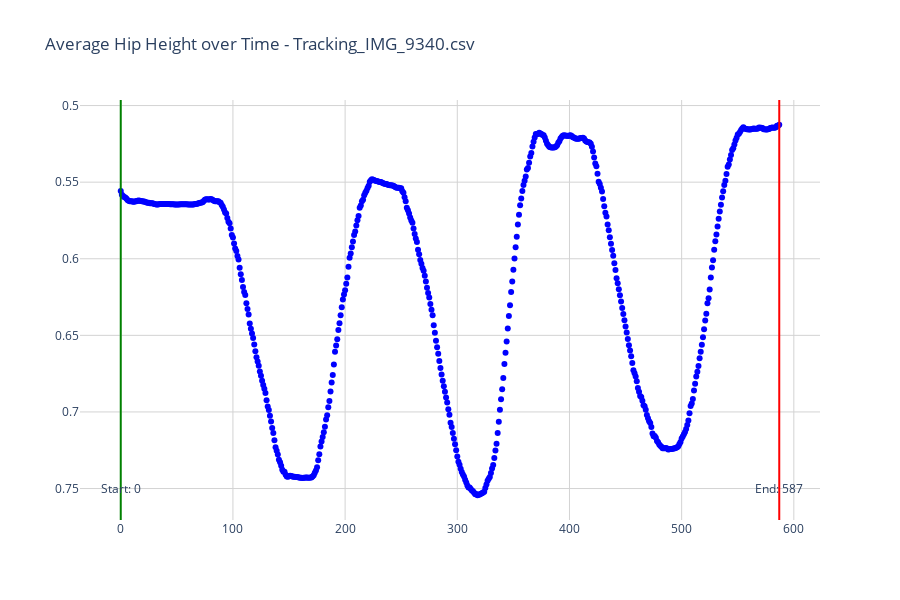
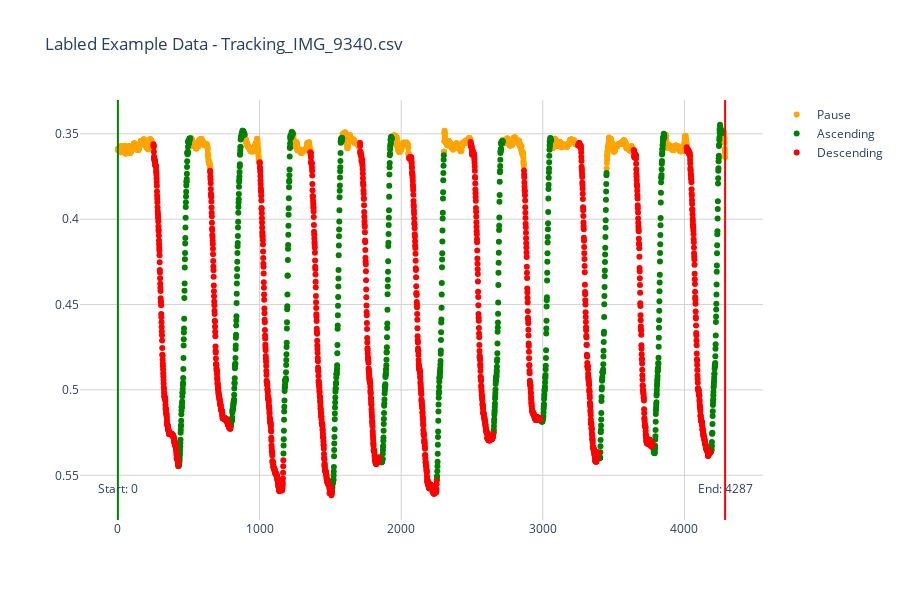

Notebook source saved alongside these figures, in order:
### Code cell
# Interactive Plot with lables

# uncomment to use a different video than the one used above
video_path = tracking_data_path

# Usage
csv_file_path = tracking_data_path
ignore_start = 0  # Number of frames to ignore at the start
ignore_end = 0  # Number of frames to ignore at the end

def plot_movement_data(csv_file_path, ignore_start=0, ignore_end=0, title="Average Hip Height over Time"):
    # Read the data from the CSV file
    data = pd.read_csv(csv_file_path, delimiter=",")

    # Ignore specified amount of frames at the beginning and/or end
    data = data[ignore_start : -ignore_end or None]

    # Calculate the average hip height
    data["Average_Hip_Height"] = (data["Left hip_y"] + data["Right hip_y"]) / 2

    # Create a scatter plot
    fig = go.Figure()

    # Check if 'Label' column exists and plot accordingly
    if 'Label' in data.columns and data['Label'].notna().any():
        # Define custom color mapping for movement types
        custom_color_mapping = {
            "Pause": "orange",
            "Ascending": "green",
            "Descending": "red",
            "Transition": "yellow",
            "Unknown": "grey",
        }

        for label, color in custom_color_mapping.items():
            mask = data["Label"] == label
            fig.add_trace(
                go.Scatter(
                    x=data.loc[mask, "Timestamp"],
                    y=data.loc[mask, "Average_Hip_Height"],
                    mode="markers",
                    name=label,
                    marker_color=color,
                    hovertemplate="x: %{x}",
                )
            )
    else:
        # Plot the average hip height over time in blue if no 'Label' column
        fig.add_trace(
            go.Scatter(
                x=data["Timestamp"],
                y=data["Average_Hip_Height"],
                mode="markers",
                name="Average Hip Height",
                marker_color="blue",
                hovertemplate="x: %{x}",
            )
        )

    # Get the x values of the first and last data points
    first_x = data["Timestamp"].iloc[0]
    last_x = data["Timestamp"].iloc[-1]

    # Add vertical lines at the first and last data points
    fig.add_shape(
        type="line",
        x0=first_x,
        y0=0,
        x1=first_x,
        y1=1,
        yref="paper",
        line=dict(color="Green", width=2),
    )
    fig.add_shape(
        type="line",
        x0=last_x,
        y0=0,
        x1=last_x,
        y1=1,
        yref="paper",
        line=dict(color="Red", width=2),
    )

    # Add annotations for the first and last data points
    fig.add_annotation(
        x=first_x, y=0.05, text=f"Start: {first_x}", showarrow=False, yref="paper"
    )
    fig.add_annotation(
        x=last_x, y=0.05, text=f"End: {last_x}", showarrow=False, yref="paper"
    )

    # Increase the number of grid lines
    fig.update_xaxes(showgrid=True, gridwidth=1, gridcolor="LightGrey")
    fig.update_yaxes(showgrid=True, gridwidth=1, gridcolor="LightGrey", autorange="reversed")

    # Remove the light blue background
    fig.update_layout(
        autosize=True,  
        # width=1000,  # Width of the figure in pixels
        height=600,  # Height of the figure in pixels
        hovermode="x", # Hovermode for the cursor
        plot_bgcolor="rgba(0,0,0,0)",
        paper_bgcolor="rgba(0,0,0,0)",
        title=f"{title}"  # Add a title to the plot
    )

    fig.show()

# Call the function to plot the data
plot_movement_data(csv_file_path, ignore_start, ignore_end, title=f"Average Hip Height over Time - {os.path.basename(csv_file_path)}")


# Call the function to plot the data
plot_movement_data( "../../data/training/labled_data/Tracking_video01_labled.csv", ignore_start, ignore_end, title=f"Labled Example Data - {os.path.basename(csv_file_path)}")

### Figure 1 — Plotly figure (JSON) as saved in the notebook; plotly's stock layout.template omitted (floating-point values rounded to 4 significant figures; data arrays with more than 128 entries replaced by an {"elided": "..."} marker saying what was removed)
{"data": [{"hovertemplate": "x: %{x}", "marker": {"color": "blue"}, "mode": "markers", "name": "Average Hip Height", "type": "scatter", "x": {"elided": "588 int values"}, "y": {"elided": "588 float values"}}], "layout": {"annotations": [{"showarrow": false, "text": "Start: 0", "x": 0, "y": 0.05, "yref": "paper"}, {"showarrow": false, "text": "End: 587", "x": 587, "y": 0.05, "yref": "paper"}], "autosize": true, "height": 600, "hovermode": "x", "paper_bgcolor": "rgba(0,0,0,0)", "plot_bgcolor": "rgba(0,0,0,0)", "shapes": [{"line": {"color": "Green", "width": 2}, "type": "line", "x0": 0, "x1": 0, "y0": 0, "y1": 1, "yref": "paper"}, {"line": {"color": "Red", "width": 2}, "type": "line", "x0": 587, "x1": 587, "y0": 0, "y1": 1, "yref": "paper"}], "title": {"text": "Average Hip Height over Time - Tracking_IMG_9340.csv"}, "xaxis": {"gridcolor": "LightGrey", "gridwidth": 1, "showgrid": true}, "yaxis": {"autorange": "reversed", "gridcolor": "LightGrey", "gridwidth": 1, "showgrid": true}}}

### Figure 2 — Plotly figure (JSON) as saved in the notebook; plotly's stock layout.template omitted (floating-point values rounded to 4 significant figures; data arrays with more than 128 entries replaced by an {"elided": "..."} marker saying what was removed)
{"data": [{"hovertemplate": "x: %{x}", "marker": {"color": "orange"}, "mode": "markers", "name": "Pause", "type": "scatter", "x": {"elided": "1766 int values"}, "y": {"elided": "1766 float values"}}, {"hovertemplate": "x: %{x}", "marker": {"color": "green"}, "mode": "markers", "name": "Ascending", "type": "scatter", "x": {"elided": "833 int values"}, "y": {"elided": "833 float values"}}, {"hovertemplate": "x: %{x}", "marker": {"color": "red"}, "mode": "markers", "name": "Descending", "type": "scatter", "x": {"elided": "1689 int values"}, "y": {"elided": "1689 float values"}}, {"hovertemplate": "x: %{x}", "marker": {"color": "yellow"}, "mode": "markers", "name": "Transition", "type": "scatter", "x": [], "y": []}, {"hovertemplate": "x: %{x}", "marker": {"color": "grey"}, "mode": "markers", "name": "Unknown", "type": "scatter", "x": [], "y": []}], "layout": {"annotations": [{"showarrow": false, "text": "Start: 0", "x": 0, "y": 0.05, "yref": "paper"}, {"showarrow": false, "text": "End: 4287", "x": 4287, "y": 0.05, "yref": "paper"}], "autosize": true, "height": 600, "hovermode": "x", "paper_bgcolor": "rgba(0,0,0,0)", "plot_bgcolor": "rgba(0,0,0,0)", "shapes": [{"line": {"color": "Green", "width": 2}, "type": "line", "x0": 0, "x1": 0, "y0": 0, "y1": 1, "yref": "paper"}, {"line": {"color": "Red", "width": 2}, "type": "line", "x0": 4287, "x1": 4287, "y0": 0, "y1": 1, "yref": "paper"}], "title": {"text": "Labled Example Data - Tracking_IMG_9340.csv"}, "xaxis": {"gridcolor": "LightGrey", "gridwidth": 1, "showgrid": true}, "yaxis": {"autorange": "reversed", "gridcolor": "LightGrey", "gridwidth": 1, "showgrid": true}}}
